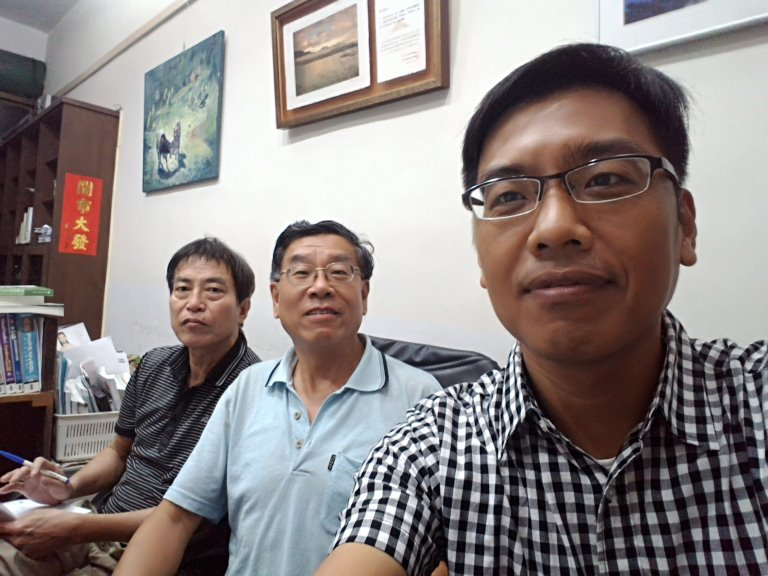
#> input picture 本書範例/ch12/media/person3.jpg, 768 x 576 px, found by its file name
$ python saveFace3.py   (older library calls are emulated)
#> lines starting #> are read from the running program, lines starting #| are printed output that depends on the picture; after the words box and inside, x2 and y2 are one past the last pixel; in counts of white or black regions, pixels touching at a corner belong together
import cv2
from PIL import Image
casc_path = "C:\\Program Files\\Anaconda3\\pkgs\\opencv3-3.1.0-py35_0\\Library\\etc\\haarcascades\\haarcascade_frontalface_default.xml"
faceCascade = cv2.CascadeClassifier(casc_path)
imagename = "media\\person3.jpg"
image = cv2.imread(imagename)
#> image is the input picture: shape (576, 768, 3); mean B, G, R 131.7, 132.7, 140.7
faces = faceCascade.detectMultiScale(image, scaleFactor=1.1, minNeighbors=5, minSize=(30,30), flags = cv2.CASCADE_SCALE_IMAGE)
#> faces = [[156, 255, 83, 83], [268, 230, 105, 105], [442, 91, 239, 239]]
count = 1
for (x,y,w,h) in faces:
    cv2.rectangle(image, (x,y), (x+w,y+h), (128,255,0), 2)
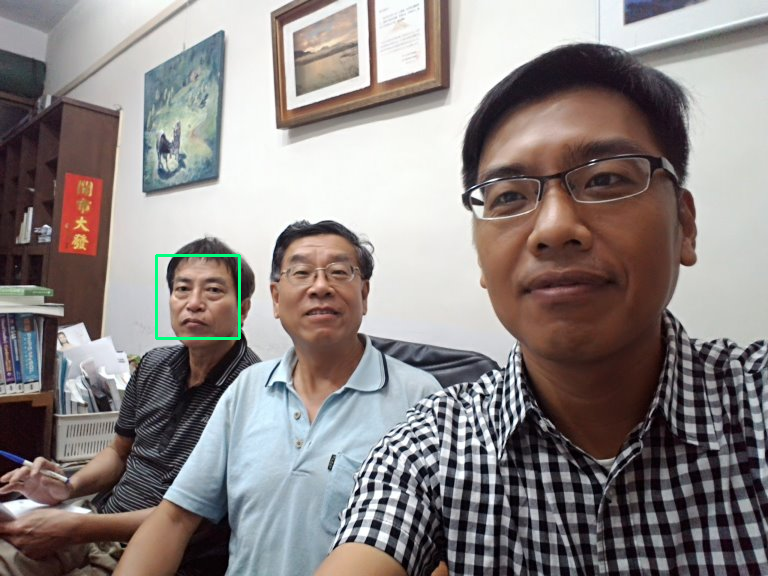
#> image: shape (576, 768, 3); 0.22% of pixels changed, all inside (x1, y1, x2, y2) = (155, 254, 241, 340)
    filename = "media\\face" + str(count)+ ".jpg"
    image1 = Image.open(imagename)
    image2 = image1.crop((x, y, x+w, y+h))
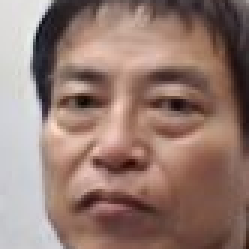
#> image2: PIL image 83x83 RGB (shown 3 times larger); mean R, G, B 149.1, 122.4, 113.3
    image3 = image2.resize((200, 200), Image.ANTIALIAS)
    image3.save(filename)
    count += 1
cv2.namedWindow("facedetect")
cv2.imshow("facedetect", image)
cv2.waitKey(0)
cv2.destroyWindow("facedetect")
